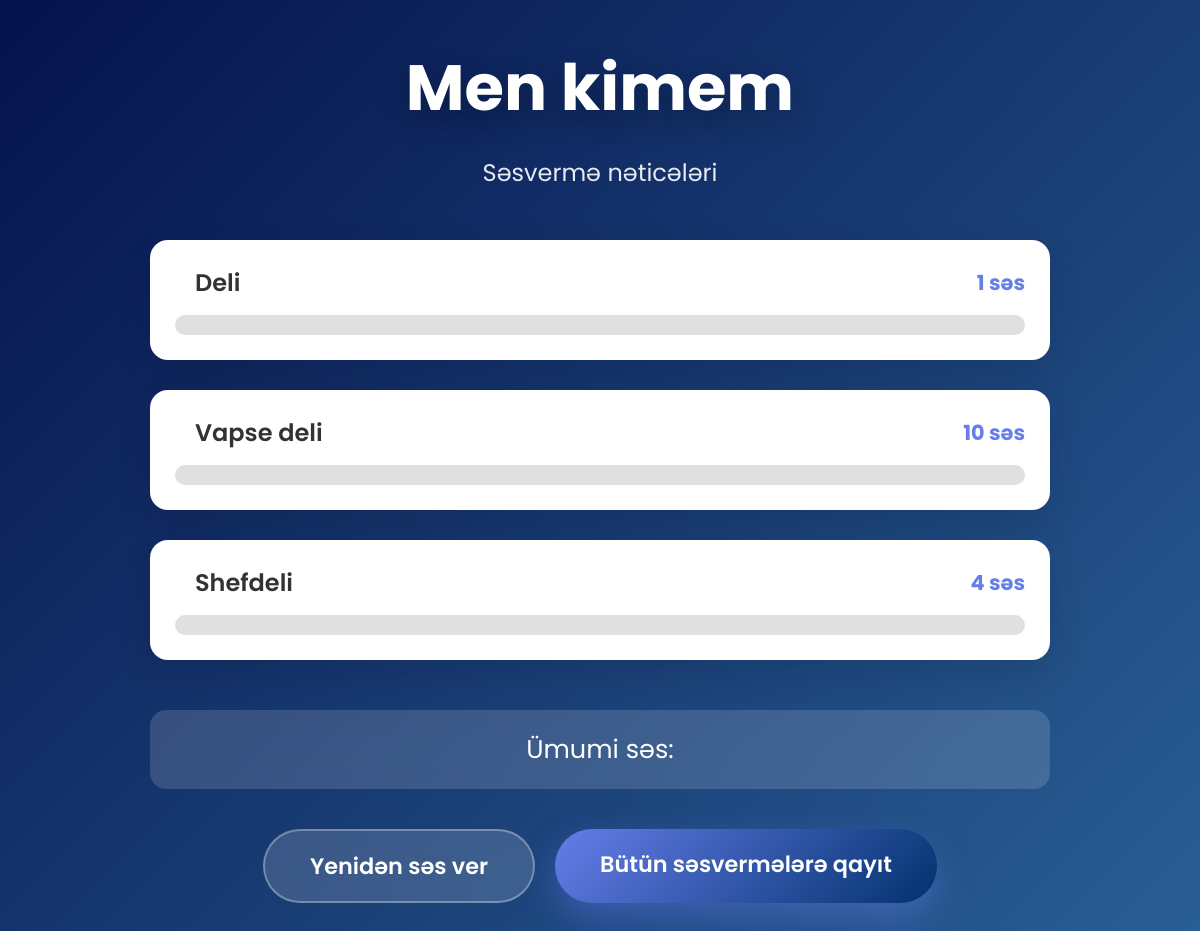
/polls/1/results/, run on an earlier commit of the app's database.
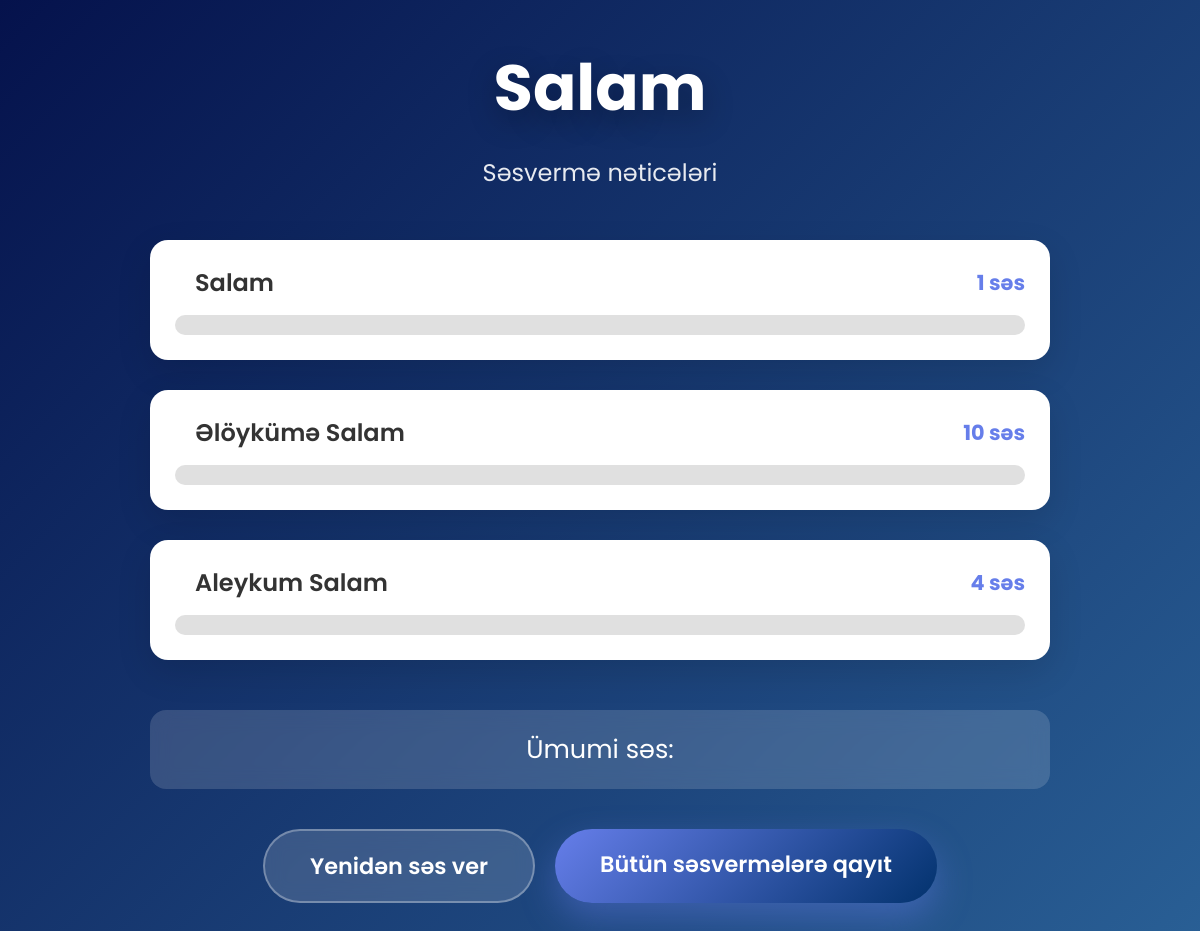
And on a later commit of the database.
### polls/models.py (models this page shows, shortened)
class Question(models.Model):
    question_text = models.CharField('sual mətni', max_length=200)
    pub_date = models.DateTimeField('nəşr tarixi')

class Choice(models.Model):
    question = models.ForeignKey(Question, on_delete=models.CASCADE)
    choice_text = models.CharField('cavab variantı', max_length=200)
    votes = models.IntegerField('səs sayı', default=0)

### polls/views.py (the view)
# urls.py: path('<int:question_id>/results/', views.results, name='results'),
def results(request, question_id):
    question = get_object_or_404(Question, pk=question_id)
    total_votes = question.choice_set.aggregate(total=Sum('votes'))['total'] or 0
    context = {
        'question': question,
        'total_votes': total_votes,
    }
    return render(request, 'polls/results.html', context)

### polls/templates/polls/results.html (shortened to what this page needs)
{% load static %}
<!DOCTYPE html>
<html lang="az">
<head>
    <link rel="stylesheet" href="{% static 'polls/style.css' %}">
</head>
<body>
    <div class="container">
        <h1>{{ question.question_text }}</h1>
        <p class="subtitle">Səsvermə nəticələri</p>
        <div class="results-container">
            {% for choice in question.choice_set.all %}
                {% with total=question.total_votes %}
                    <div class="result-item">
                        <div class="choice-header">
                            <span class="choice-text">{{ choice.choice_text }}</span>
                            <span class="vote-count">{{ choice.votes }} səs
                            </span>
                        </div>
                        <div class="progress-bar">
                        </div>
                    </div>
                {% endwith %}
            {% endfor %}
        </div>
        <div class="total-votes">
            Ümumi səs: <strong>{{ question.total_votes }}</strong>
        </div>
        <div class="action-buttons">
            <a href="{% url 'polls:detail' question.id %}" class="btn-secondary">
                Yenidən səs ver
            </a>
            <a href="{% url 'polls:index' %}" class="btn-primary">
                Bütün səsvermələrə qayıt
            </a>
        </div>
    </div>
</body>
</html>

### polls/static/polls/style.css (style rules this page uses)
* { margin: 0; padding: 0; box-sizing: border-box; }
body { font-family: 'Poppins', sans-serif; background: linear-gradient(135deg, #05124c 0%, #295f95 100%); min-height: 100vh; padding: 40px 20px; color: #575b72c9; }
.container { max-width: 900px; margin: 0 auto; text-align: center; }
h1 { font-size: 4rem; font-weight: 700; color: white; margin-bottom: 20px; text-shadow: 0 10px 30px rgba(0,0,0,0.3); animation: fadeInDown 1s ease-out; }
.subtitle { font-size: 1.5rem; color: rgba(255,255,255,0.9); margin-bottom: 50px; animation: fadeInUp 1s ease-out 0.3s both; }
.choice-text { font-size: 1.4rem; font-weight: 500; color: #333; margin-left: 20px; }
.btn-primary, .btn-secondary { padding: 18px 45px; font-size: 1.4rem; font-weight: 600; border-radius: 50px; text-decoration: none; display: inline-block; transition: all 0.4s; min-width: 220px; }
.btn-primary { background: linear-gradient(135deg, #667eea, #02326d); color: white; box-shadow: 0 15px 35px rgba(102, 126, 234, 0.4); }
.btn-secondary { background: rgba(255,255,255,0.15); color: white; border: 2px solid rgba(255,255,255,0.3); backdrop-filter: blur(10px); }
.results-container { margin: 50px 0; display: flex; flex-direction: column; gap: 30px; }
.result-item { background: white; padding: 25px; border-radius: 18px; box-shadow: 0 12px 35px rgba(0,0,0,0.12); transition: all 0.4s; animation: slideUp 0.6s ease-out forwards; opacity: 0; transform: translateY(30px); }
.result-item:nth-child(1) { animation-delay: 0.1s; }
.result-item:nth-child(2) { animation-delay: 0.2s; }
.result-item:nth-child(3) { animation-delay: 0.3s; }
.choice-header { display: flex; justify-content: space-between; align-items: center; margin-bottom: 15px; flex-wrap: wrap; gap: 10px; }
.choice-text { font-size: 1.5rem; font-weight: 600; color: #333; }
.vote-count { font-size: 1.3rem; color: #667eea; font-weight: bold; }
.progress-bar { height: 20px; background: #e0e0e0; border-radius: 10px; overflow: hidden; position: relative; }
.total-votes { text-align: center; font-size: 1.6rem; color: white; background: rgba(255,255,255,0.15); padding: 20px; border-radius: 16px; backdrop-filter: blur(10px); margin: 40px 0; }
.action-buttons { display: flex; gap: 20px; justify-content: center; flex-wrap: wrap; margin-top: 30px; }

What changed in the data, as far as the page shows it:
changed Question: question_text "Men kimem" → "Salam"
changed Choice: choice_text "Deli" → "Salam"
changed Choice: choice_text "Vapse deli" → "Əlöykümə Salam"
changed Choice: choice_text "Shefdeli" → "Aleykum Salam"
